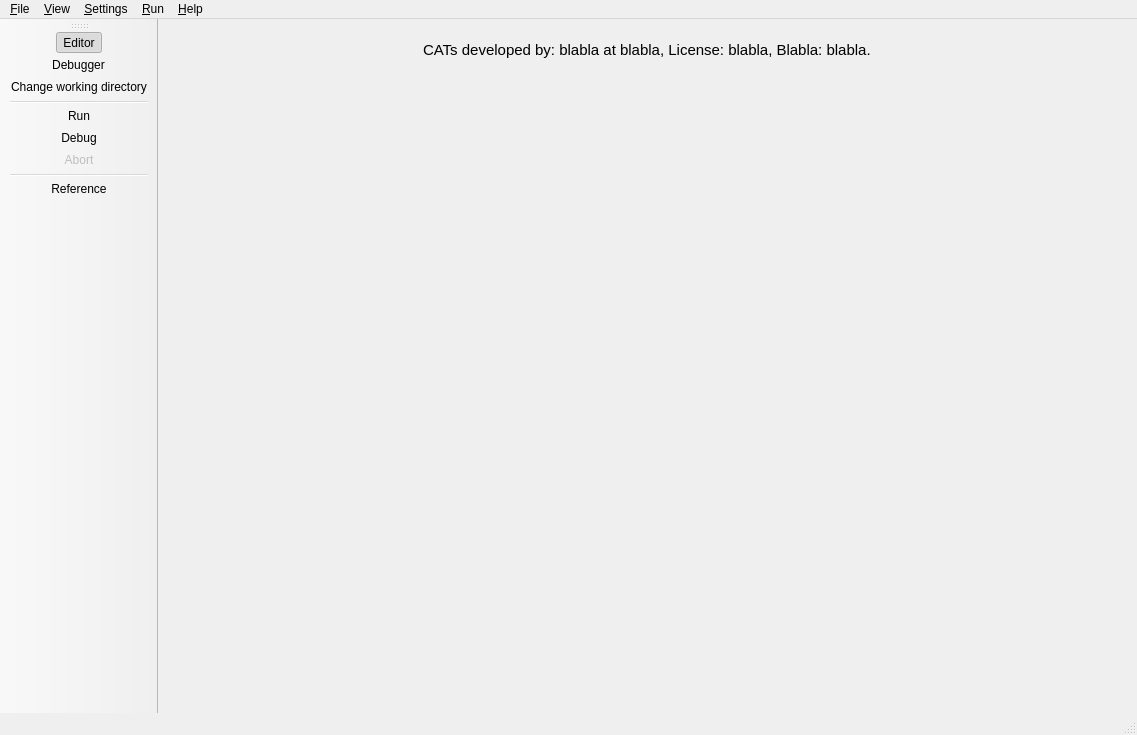
<?xml version="1.0" encoding="UTF-8"?>
<ui version="4.0">
 <class>IDEWindow</class>
 <widget class="QMainWindow" name="IDEWindow">
  <property name="geometry">
   <rect>
    <x>0</x>
    <y>0</y>
    <width>1137</width>
    <height>735</height>
   </rect>
  </property>
  <property name="sizePolicy">
   <sizepolicy hsizetype="Preferred" vsizetype="Preferred">
    <horstretch>1</horstretch>
    <verstretch>1</verstretch>
   </sizepolicy>
  </property>
  <property name="windowTitle">
   <string>MainWindow</string>
  </property>
  <widget class="QWidget" name="centralWidget">
   <property name="sizePolicy">
    <sizepolicy hsizetype="Expanding" vsizetype="Expanding">
     <horstretch>1</horstretch>
     <verstretch>1</verstretch>
    </sizepolicy>
   </property>
   <layout class="QVBoxLayout" name="verticalLayout">
    <item>
     <widget class="QStackedWidget" name="stackedWidget">
      <property name="sizePolicy">
       <sizepolicy hsizetype="Expanding" vsizetype="Expanding">
        <horstretch>1</horstretch>
        <verstretch>1</verstretch>
       </sizepolicy>
      </property>
      <property name="baseSize">
       <size>
        <width>0</width>
        <height>0</height>
       </size>
      </property>
      <property name="currentIndex">
       <number>1</number>
      </property>
      <widget class="QWidget" name="page_5">
       <property name="sizePolicy">
        <sizepolicy hsizetype="Expanding" vsizetype="Expanding">
         <horstretch>1</horstretch>
         <verstretch>1</verstretch>
        </sizepolicy>
       </property>
       <layout class="QHBoxLayout" name="horizontalLayout">
        <item>
         <widget class="QSplitter" name="splitter">
          <property name="sizePolicy">
           <sizepolicy hsizetype="Expanding" vsizetype="Expanding">
            <horstretch>1</horstretch>
            <verstretch>1</verstretch>
           </sizepolicy>
          </property>
          <property name="orientation">
           <enum>Qt::Vertical</enum>
          </property>
          <widget class="QPlainTextEdit" name="plainTextEdit">
           <property name="sizePolicy">
            <sizepolicy hsizetype="Expanding" vsizetype="Expanding">
             <horstretch>2</horstretch>
             <verstretch>3</verstretch>
            </sizepolicy>
           </property>
           <property name="sizeIncrement">
            <size>
             <width>0</width>
             <height>0</height>
            </size>
           </property>
          </widget>
          <widget class="QTabWidget" name="tabWidget">
           <property name="sizePolicy">
            <sizepolicy hsizetype="Expanding" vsizetype="Expanding">
             <horstretch>2</horstretch>
             <verstretch>1</verstretch>
            </sizepolicy>
           </property>
           <property name="currentIndex">
            <number>0</number>
           </property>
           <widget class="QWidget" name="tab">
            <property name="enabled">
             <bool>true</bool>
            </property>
            <attribute name="title">
             <string>Output</string>
            </attribute>
            <layout class="QVBoxLayout" name="verticalLayout_2">
             <item>
              <widget class="QLabel" name="workingDirLabel">
               <property name="font">
                <font>
                 <pointsize>9</pointsize>
                </font>
               </property>
               <property name="text">
                <string>Working directory: </string>
               </property>
              </widget>
             </item>
             <item>
              <widget class="QTextBrowser" name="textBrowser">
               <property name="sizePolicy">
                <sizepolicy hsizetype="Expanding" vsizetype="Expanding">
                 <horstretch>2</horstretch>
                 <verstretch>2</verstretch>
                </sizepolicy>
               </property>
               <property name="font">
                <font>
                 <family>Courier New</family>
                 <pointsize>10</pointsize>
                </font>
               </property>
              </widget>
             </item>
            </layout>
           </widget>
          </widget>
         </widget>
        </item>
       </layout>
      </widget>
      <widget class="QWidget" name="page">
       <layout class="QGridLayout" name="gridLayout">
        <item row="0" column="0" alignment="Qt::AlignHCenter|Qt::AlignTop">
         <widget class="QLabel" name="label_2">
          <property name="font">
           <font>
            <pointsize>11</pointsize>
           </font>
          </property>
          <property name="text">
           <string>CATs developed by: blabla at blabla, License: blabla, Blabla: blabla.</string>
          </property>
         </widget>
        </item>
       </layout>
      </widget>
     </widget>
    </item>
   </layout>
  </widget>
  <widget class="QMenuBar" name="menuBar">
   <property name="geometry">
    <rect>
     <x>0</x>
     <y>0</y>
     <width>1137</width>
     <height>26</height>
    </rect>
   </property>
   <widget class="QMenu" name="menu_File">
    <property name="title">
     <string>&amp;File</string>
    </property>
    <addaction name="action_Open"/>
    <addaction name="action_Save_script"/>
    <addaction name="actionSave_script_as"/>
    <addaction name="action_Exit"/>
   </widget>
   <widget class="QMenu" name="menu_About">
    <property name="title">
     <string>&amp;Help</string>
    </property>
    <addaction name="actionAbout"/>
    <addaction name="actionCATs_Help"/>
    <addaction name="actionJavaScript_Help"/>
   </widget>
   <widget class="QMenu" name="menu_View">
    <property name="title">
     <string>&amp;View</string>
    </property>
    <addaction name="actionSwitch_to_Editor"/>
    <addaction name="actionSwitch_to_Debugger"/>
   </widget>
   <widget class="QMenu" name="menu_Setup">
    <property name="title">
     <string>&amp;Settings</string>
    </property>
    <addaction name="actionChange_working_directory"/>
    <addaction name="actionAutoSet_WD_to_script_path"/>
   </widget>
   <widget class="QMenu" name="menu_Run">
    <property name="title">
     <string>&amp;Run</string>
    </property>
    <addaction name="actionRun_script"/>
    <addaction name="actionDebug"/>
    <addaction name="actionAbort"/>
   </widget>
   <addaction name="menu_File"/>
   <addaction name="menu_View"/>
   <addaction name="menu_Setup"/>
   <addaction name="menu_Run"/>
   <addaction name="menu_About"/>
  </widget>
  <widget class="QStatusBar" name="statusBar"/>
  <widget class="QToolBar" name="mainToolBar">
   <attribute name="toolBarArea">
    <enum>LeftToolBarArea</enum>
   </attribute>
   <attribute name="toolBarBreak">
    <bool>false</bool>
   </attribute>
   <addaction name="actionSwitch_to_Editor"/>
   <addaction name="actionSwitch_to_Debugger"/>
   <addaction name="actionChange_working_directory"/>
   <addaction name="separator"/>
   <addaction name="actionRun_script"/>
   <addaction name="actionDebug"/>
   <addaction name="actionAbort"/>
   <addaction name="separator"/>
   <addaction name="actionReference"/>
  </widget>
  <action name="action_Open">
   <property name="icon">
    <iconset resource="resources.qrc">
     <normaloff>:/icons/open.png</normaloff>:/icons/open.png</iconset>
   </property>
   <property name="text">
    <string>&amp;Load script...</string>
   </property>
  </action>
  <action name="action_Save_script">
   <property name="icon">
    <iconset resource="resources.qrc">
     <normaloff>:/icons/save.png</normaloff>:/icons/save.png</iconset>
   </property>
   <property name="text">
    <string>&amp;Save script...</string>
   </property>
   <property name="shortcut">
    <string>Ctrl+S</string>
   </property>
  </action>
  <action name="action_Exit">
   <property name="icon">
    <iconset resource="resources.qrc">
     <normaloff>:/icons/exit.png</normaloff>:/icons/exit.png</iconset>
   </property>
   <property name="text">
    <string>&amp;Exit</string>
   </property>
  </action>
  <action name="actionSwitch_to_Editor">
   <property name="checkable">
    <bool>true</bool>
   </property>
   <property name="checked">
    <bool>true</bool>
   </property>
   <property name="icon">
    <iconset resource="resources.qrc">
     <normaloff>:/icons/editor_icon.png</normaloff>:/icons/editor_icon.png</iconset>
   </property>
   <property name="text">
    <string>Editor</string>
   </property>
   <property name="toolTip">
    <string>Switch to Editor</string>
   </property>
  </action>
  <action name="actionSwitch_to_Debugger">
   <property name="checkable">
    <bool>true</bool>
   </property>
   <property name="icon">
    <iconset resource="resources.qrc">
     <normaloff>:/icons/debugger_icon.png</normaloff>:/icons/debugger_icon.png</iconset>
   </property>
   <property name="text">
    <string>Debugger</string>
   </property>
   <property name="toolTip">
    <string>Switch to Debugger</string>
   </property>
  </action>
  <action name="actionChange_working_directory">
   <property name="icon">
    <iconset resource="resources.qrc">
     <normaloff>:/icons/working_icon.png</normaloff>:/icons/working_icon.png</iconset>
   </property>
   <property name="text">
    <string>Change working directory...</string>
   </property>
  </action>
  <action name="actionRun_script">
   <property name="icon">
    <iconset resource="resources.qrc">
     <normaloff>:/icons/run_icon.png</normaloff>:/icons/run_icon.png</iconset>
   </property>
   <property name="text">
    <string>Run</string>
   </property>
   <property name="shortcut">
    <string>Ctrl+R</string>
   </property>
  </action>
  <action name="actionDebug">
   <property name="icon">
    <iconset resource="resources.qrc">
     <normaloff>:/icons/debug_icon.png</normaloff>:/icons/debug_icon.png</iconset>
   </property>
   <property name="text">
    <string>Debug</string>
   </property>
  </action>
  <action name="actionSave_script_as">
   <property name="icon">
    <iconset resource="resources.qrc">
     <normaloff>:/icons/save.png</normaloff>:/icons/save.png</iconset>
   </property>
   <property name="text">
    <string>Save script as...</string>
   </property>
  </action>
  <action name="actionAbout">
   <property name="text">
    <string>About</string>
   </property>
  </action>
  <action name="actionCATs_Help">
   <property name="text">
    <string>CATs Help</string>
   </property>
  </action>
  <action name="actionJavaScript_Help">
   <property name="text">
    <string>JavaScript Help</string>
   </property>
  </action>
  <action name="actionReference">
   <property name="checkable">
    <bool>true</bool>
   </property>
   <property name="icon">
    <iconset>
     <normalon>:/icons/help.jpg</normalon>
    </iconset>
   </property>
   <property name="text">
    <string>Reference</string>
   </property>
   <property name="toolTip">
    <string>Web Browser for CATs and JavaScript reference</string>
   </property>
  </action>
  <action name="actionAbort">
   <property name="enabled">
    <bool>false</bool>
   </property>
   <property name="icon">
    <iconset resource="resources.qrc">
     <normaloff>:/icons/abort.png</normaloff>:/icons/abort.png</iconset>
   </property>
   <property name="text">
    <string>Abort</string>
   </property>
  </action>
  <action name="actionAutoSet_WD_to_script_path">
   <property name="checkable">
    <bool>true</bool>
   </property>
   <property name="text">
    <string>Script location is the working directory</string>
   </property>
  </action>
 </widget>
 <layoutdefault spacing="6" margin="11"/>
 <resources>
  <include location="resources.qrc"/>
 </resources>
 <connections/>
</ui>
